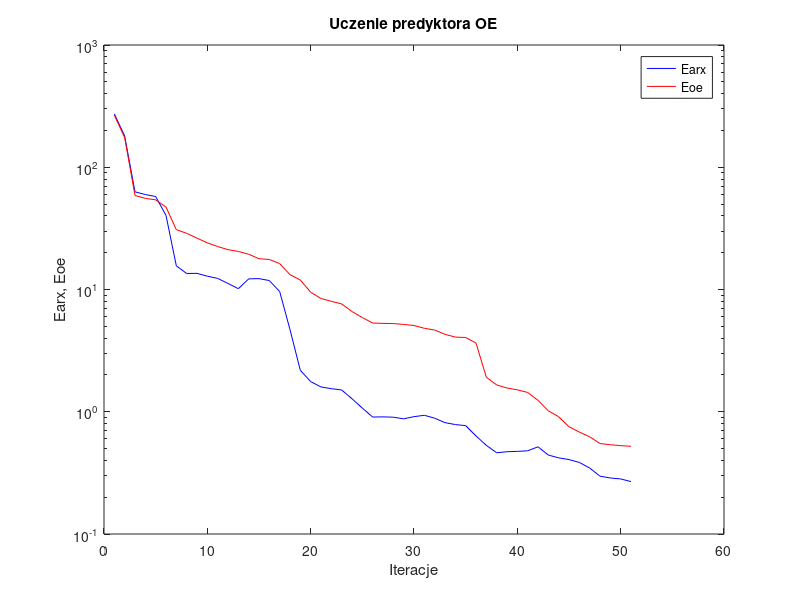
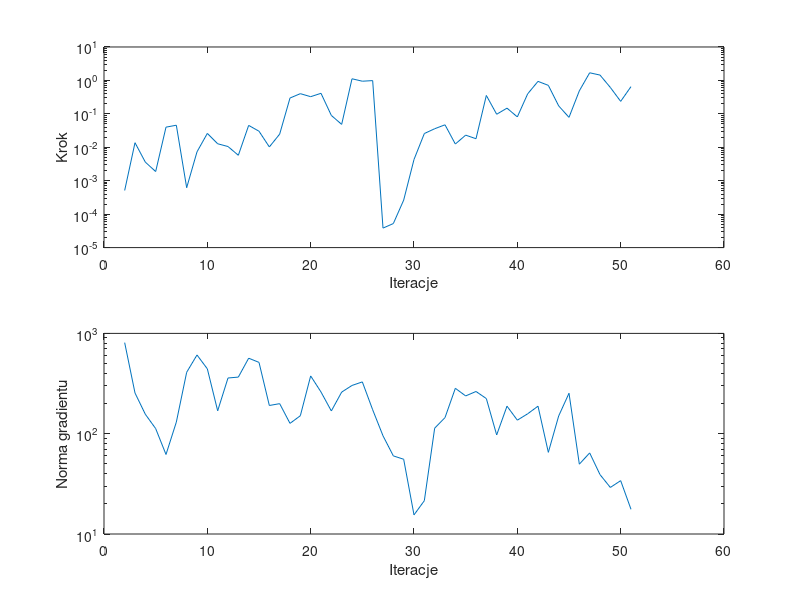

Source code (MATLAB) for these figures, in order:
%uczenie predyktora oe
clear all;
n=0; farx(n+1)=2.732793e+002; foe(n+1)=2.665933e+002; wspucz(n+1)=0.000000e+000; ng(n+1)=0.000000e+000;
%odnowa zmiennej metryki
n=1; farx(n+1)=1.801091e+002; foe(n+1)=1.744183e+002; krok(n+1)=5.113081e-004; ng(n+1)=8.089633e+002;
n=2; farx(n+1)=6.295110e+001; foe(n+1)=5.876171e+001; krok(n+1)=1.370811e-002; ng(n+1)=2.545379e+002;
n=3; farx(n+1)=5.981543e+001; foe(n+1)=5.562255e+001; krok(n+1)=3.595838e-003; ng(n+1)=1.562070e+002;
n=4; farx(n+1)=5.762375e+001; foe(n+1)=5.414864e+001; krok(n+1)=1.882699e-003; ng(n+1)=1.124514e+002;
n=5; farx(n+1)=4.038254e+001; foe(n+1)=4.723665e+001; krok(n+1)=4.002904e-002; ng(n+1)=6.205576e+001;
n=6; farx(n+1)=1.561142e+001; foe(n+1)=3.086309e+001; krok(n+1)=4.569519e-002; ng(n+1)=1.305518e+002;
n=7; farx(n+1)=1.352152e+001; foe(n+1)=2.881348e+001; krok(n+1)=6.180774e-004; ng(n+1)=4.096330e+002;
n=8; farx(n+1)=1.355622e+001; foe(n+1)=2.629383e+001; krok(n+1)=7.314625e-003; ng(n+1)=6.091449e+002;
n=9; farx(n+1)=1.284828e+001; foe(n+1)=2.408496e+001; krok(n+1)=2.598758e-002; ng(n+1)=4.432791e+002;
n=10; farx(n+1)=1.232701e+001; foe(n+1)=2.246242e+001; krok(n+1)=1.274938e-002; ng(n+1)=1.691066e+002;
n=11; farx(n+1)=1.120470e+001; foe(n+1)=2.117849e+001; krok(n+1)=1.053841e-002; ng(n+1)=3.591918e+002;
n=12; farx(n+1)=1.015138e+001; foe(n+1)=2.047559e+001; krok(n+1)=5.767896e-003; ng(n+1)=3.666807e+002;
n=13; farx(n+1)=1.221275e+001; foe(n+1)=1.944798e+001; krok(n+1)=4.517978e-002; ng(n+1)=5.658050e+002;
n=14; farx(n+1)=1.227862e+001; foe(n+1)=1.785031e+001; krok(n+1)=3.023343e-002; ng(n+1)=5.140639e+002;
n=15; farx(n+1)=1.183224e+001; foe(n+1)=1.761519e+001; krok(n+1)=1.023953e-002; ng(n+1)=1.910790e+002;
n=16; farx(n+1)=9.625879e+000; foe(n+1)=1.628650e+001; krok(n+1)=2.476948e-002; ng(n+1)=1.993078e+002;
n=17; farx(n+1)=4.695481e+000; foe(n+1)=1.321776e+001; krok(n+1)=2.975933e-001; ng(n+1)=1.267192e+002;
n=18; farx(n+1)=2.181752e+000; foe(n+1)=1.195079e+001; krok(n+1)=4.015963e-001; ng(n+1)=1.510025e+002;
n=19; farx(n+1)=1.765008e+000; foe(n+1)=9.504612e+000; krok(n+1)=3.262230e-001; ng(n+1)=3.767131e+002;
n=20; farx(n+1)=1.595334e+000; foe(n+1)=8.439420e+000; krok(n+1)=4.114269e-001; ng(n+1)=2.604203e+002;
n=21; farx(n+1)=1.544499e+000; foe(n+1)=7.999453e+000; krok(n+1)=8.973423e-002; ng(n+1)=1.685414e+002;
n=22; farx(n+1)=1.506739e+000; foe(n+1)=7.621370e+000; krok(n+1)=4.842911e-002; ng(n+1)=2.597883e+002;
n=23; farx(n+1)=1.277228e+000; foe(n+1)=6.602099e+000; krok(n+1)=1.120145e+000; ng(n+1)=3.026518e+002;
n=24; farx(n+1)=1.071393e+000; foe(n+1)=5.898519e+000; krok(n+1)=9.469203e-001; ng(n+1)=3.283861e+002;
n=25; farx(n+1)=9.051086e-001; foe(n+1)=5.316177e+000; krok(n+1)=9.872820e-001; ng(n+1)=1.731847e+002;
%odnowa zmiennej metryki
n=26; farx(n+1)=9.081179e-001; foe(n+1)=5.283492e+000; krok(n+1)=3.828771e-005; ng(n+1)=9.528373e+001;
n=27; farx(n+1)=9.025046e-001; foe(n+1)=5.266990e+000; krok(n+1)=5.234435e-005; ng(n+1)=6.007707e+001;
n=28; farx(n+1)=8.754903e-001; foe(n+1)=5.181220e+000; krok(n+1)=2.625683e-004; ng(n+1)=5.562884e+001;
n=29; farx(n+1)=9.118106e-001; foe(n+1)=5.076751e+000; krok(n+1)=4.312903e-003; ng(n+1)=1.550317e+001;
n=30; farx(n+1)=9.357269e-001; foe(n+1)=4.817109e+000; krok(n+1)=2.578794e-002; ng(n+1)=2.148681e+001;
n=31; farx(n+1)=8.855056e-001; foe(n+1)=4.661356e+000; krok(n+1)=3.586741e-002; ng(n+1)=1.135411e+002;
n=32; farx(n+1)=8.145121e-001; foe(n+1)=4.299005e+000; krok(n+1)=4.703297e-002; ng(n+1)=1.446470e+002;
n=33; farx(n+1)=7.857126e-001; foe(n+1)=4.080192e+000; krok(n+1)=1.251384e-002; ng(n+1)=2.834699e+002;
n=34; farx(n+1)=7.697619e-001; foe(n+1)=4.047898e+000; krok(n+1)=2.307159e-002; ng(n+1)=2.380316e+002;
n=35; farx(n+1)=6.343572e-001; foe(n+1)=3.653144e+000; krok(n+1)=1.803262e-002; ng(n+1)=2.635183e+002;
n=36; farx(n+1)=5.311499e-001; foe(n+1)=1.915415e+000; krok(n+1)=3.550835e-001; ng(n+1)=2.240293e+002;
n=37; farx(n+1)=4.620005e-001; foe(n+1)=1.657792e+000; krok(n+1)=9.729904e-002; ng(n+1)=9.715471e+001;
n=38; farx(n+1)=4.709445e-001; foe(n+1)=1.563769e+000; krok(n+1)=1.481341e-001; ng(n+1)=1.881483e+002;
n=39; farx(n+1)=4.741240e-001; foe(n+1)=1.510698e+000; krok(n+1)=8.100548e-002; ng(n+1)=1.364217e+002;
n=40; farx(n+1)=4.792893e-001; foe(n+1)=1.438629e+000; krok(n+1)=3.963116e-001; ng(n+1)=1.579132e+002;
n=41; farx(n+1)=5.167027e-001; foe(n+1)=1.239687e+000; krok(n+1)=9.362720e-001; ng(n+1)=1.880505e+002;
n=42; farx(n+1)=4.424131e-001; foe(n+1)=1.018648e+000; krok(n+1)=7.113726e-001; ng(n+1)=6.518139e+001;
n=43; farx(n+1)=4.194687e-001; foe(n+1)=9.100215e-001; krok(n+1)=1.732520e-001; ng(n+1)=1.501659e+002;
n=44; farx(n+1)=4.064850e-001; foe(n+1)=7.540575e-001; krok(n+1)=7.853583e-002; ng(n+1)=2.530855e+002;
n=45; farx(n+1)=3.849165e-001; foe(n+1)=6.819994e-001; krok(n+1)=4.880844e-001; ng(n+1)=4.967777e+001;
n=46; farx(n+1)=3.464989e-001; foe(n+1)=6.240045e-001; krok(n+1)=1.691553e+000; ng(n+1)=6.433803e+001;
n=47; farx(n+1)=2.972040e-001; foe(n+1)=5.494339e-001; krok(n+1)=1.445753e+000; ng(n+1)=3.909589e+001;
n=48; farx(n+1)=2.872739e-001; foe(n+1)=5.370300e-001; krok(n+1)=6.167589e-001; ng(n+1)=2.911803e+001;
n=49; farx(n+1)=2.821571e-001; foe(n+1)=5.282863e-001; krok(n+1)=2.363480e-001; ng(n+1)=3.403274e+001;
n=50; farx(n+1)=2.683614e-001; foe(n+1)=5.219917e-001; krok(n+1)=6.522451e-001; ng(n+1)=1.762175e+001;

figure; semilogy(farx,'b'); hold on; semilogy(foe,'r'); xlabel('Iteracje'); ylabel('Earx, Eoe'); legend('Earx','Eoe'); title('Uczenie predyktora OE');
figure; subplot(2,1,1); semilogy(krok); xlabel('Iteracje'); ylabel('Krok');
subplot(2,1,2); semilogy(ng); xlabel('Iteracje'); ylabel('Norma gradientu');
Earx=farx(n+1)
Eoe=foe(n+1)
